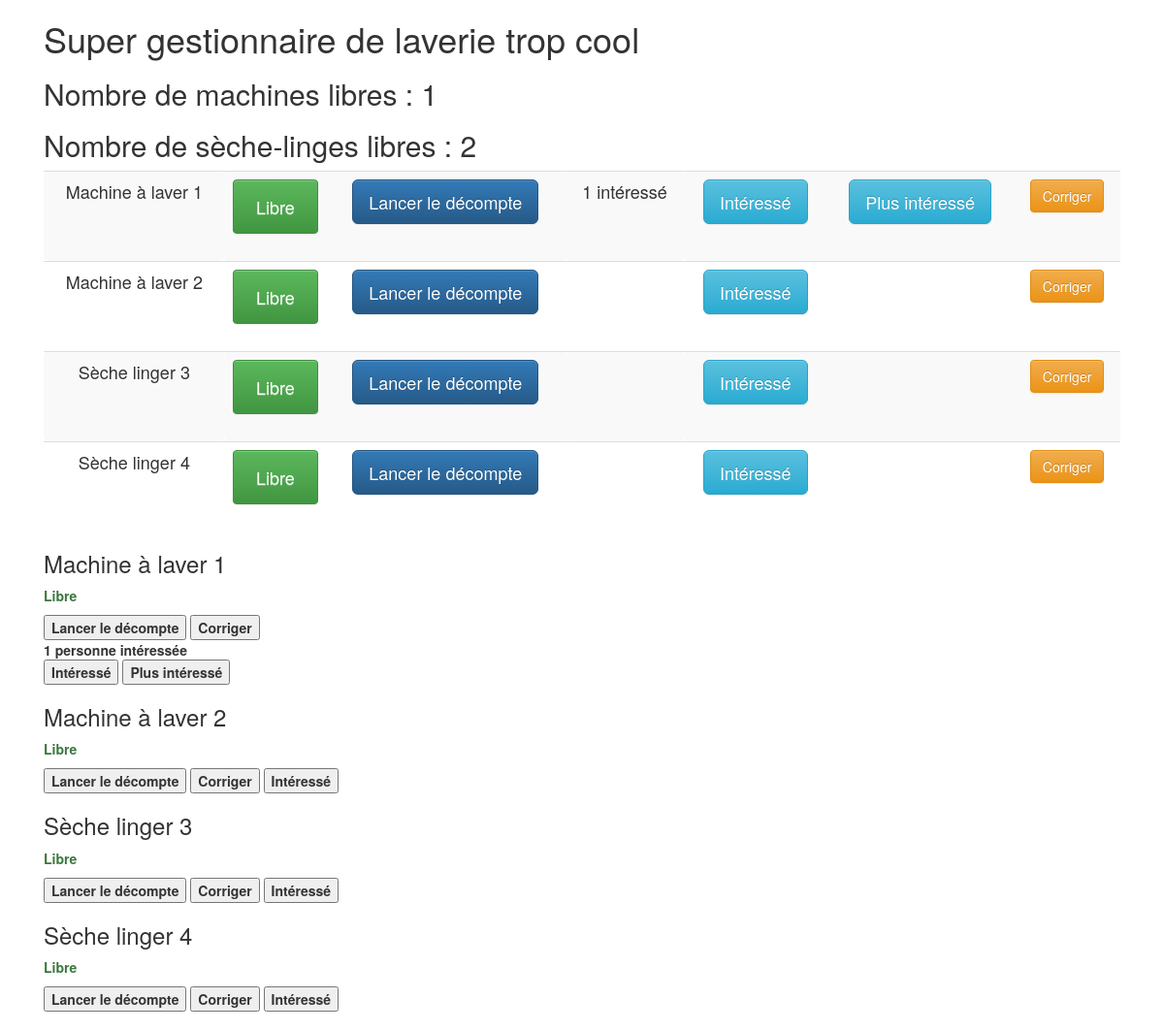
/laverie/, run on the app's committed database.
### laverie/models.py (models this page shows, shortened)
class Appareil(models.Model):
    duree = models.IntegerField(default=50)
    heure_fin = models.DateTimeField(default=timezone.now)
    temps_restant = models.DurationField(default=timezone.timedelta(),null=True)
    interesses = models.IntegerField(default=0)
    libre = models.BooleanField(default=True)
    TYPES = (
        ('machine', 'Machine à laver'),
        ('seche_linge', 'Sèche linge'),
    )
    type = models.CharField(max_length=20, choices=TYPES, default='machine')
    def __str__(self):
        if self.type == 'machine':
            type = 'Machine à laver'
        else:
            type = 'Sèche linger'
        return type + " " + str(self.id)
    def actualiser(self):
        temps_restant = self.temps_restant = self.heure_fin - timezone.now()
        if self.libre:
            if temps_restant.days >= 0:
                self.libre = False
        else:
            if temps_restant.days >= 0:
                self.temps_restant = temps_restant
            else:
                self.libre = True
                self.temps_restant = timezone.timedelta()
        self.save()

### laverie/views.py (the view)
def index(request):
    appareils = Appareil.objects.all()
    nb_machines_libres = Appareil.objects.filter(type="machine", libre=True).count()
    nb_seche_linges_libres = Appareil.objects.filter(type="seche_linge", libre=True).count()
    for a in appareils:
        a.actualiser()
        a.save()
    return render(request, 'laverie/index.html', locals())

### laverie/templates/laverie/index.html (shortened to what this page needs)
<!DOCTYPE html>
<html lang="fr">
<head>
    <link rel="stylesheet" href="https://maxcdn.bootstrapcdn.com/bootstrap/3.3.6/css/bootstrap.min.css">
    <link rel="stylesheet" href="https://maxcdn.bootstrapcdn.com/bootstrap/3.3.6/css/bootstrap-theme.min.css">
</head>
<body>
<div class="container" >
    <div class="col-xs-12">
        <h1>Super gestionnaire de laverie trop cool</h1>
        <h2>Nombre de machines libres : {{ nb_machines_libres }} </h2>
        <h2>Nombre de sèche-linges libres :  {{ nb_seche_linges_libres }} </h2>
        <table class="table table-striped text-center">
            <tbody>
            {% for appareil in appareils %}
                <tr>
                    <td class="btn-lg">{{ appareil }}</td>
                    <td>
                        {% if appareil.libre %}
                            <p class="alert btn-success btn-lg">Libre</p>
                        {% endif %}
                    </td>
                    <td>
                        <button type="button" class="btn btn-lg btn-primary" onclick="lancer_decompte({{ appareil.id }})">Lancer le décompte</button>
                    </td>
                    <td class="btn-lg">
                        {% if appareil.interesses == 1 %}
                            1 intéressé
                        {% elif appareil.interesses > 1 %}
                            {{ appareil.interesses }} intéressés
                        {% endif %}
                    </td>
                    <td>
                        <button type="button" class="btn btn-lg btn-info" onclick="interesse({{ appareil.id }})">Intéressé</button>
                    </td>
                    <td>
                        {% if appareil.interesses != 0 %}
                            <button type="button" class="btn btn-lg btn-info" onclick="plus_interesse({{ appareil.id }})">Plus intéressé</button>
                        {% endif %}
                    </td>
                    <td>
                        <button type="button" class="btn btn-warning" data-toggle="modal" data-target="#popUpWindow">Corriger</button>
                    </td>
                </tr>
            {% endfor %}
            </tbody>
        </table>
        <dl>
            {% for appareil in appareils %}
                <dt>
                <h3>{{ appareil }}</h3>
                {% if appareil.libre %}
                    <p class="text-success">
                        Libre
                    </p>
                    <button onclick="lancer_decompte({{ appareil.id }})">Lancer le décompte</button>
                {% else %}
                    <p class="text-danger">
                        Temps restant : {{ appareil.get_minutes_restantes }} minutes
                    </p>
                {% endif %}
                <button onclick="apparition_formulaire({{ appareil.id }})">Corriger</button>
                {% if appareil.interesses == 1 %}
                    <div>
                        1 personne intéressée
                    </div>
                {% elif appareil.interesses > 1 %}
                    {{ appareil.interesses }} personnes intéressées
                {% endif %}
                <button onclick="interesse({{ appareil.id }})">Intéressé</button>
                {% if appareil.interesses != 0 %}
                    <button onclick="plus_interesse({{ appareil.id }})">Plus intéressé</button>
                {% endif %}
                </dt>
            {% endfor %}
        </dl>
    </div>
</div>
</body>
</html>

### data on the page
Appareil: type+id "Machine à laver 1", libre "Libre", interesses "1 intéressé"
Appareil: type+id "Machine à laver 2", libre "Libre"
Appareil: type+id "Sèche linger 3", libre "Libre"
Appareil: type+id "Sèche linger 4", libre "Libre"

### other printed values
{{ nb_machines_libres }} "1"
{{ nb_seche_linges_libres }} "2"
